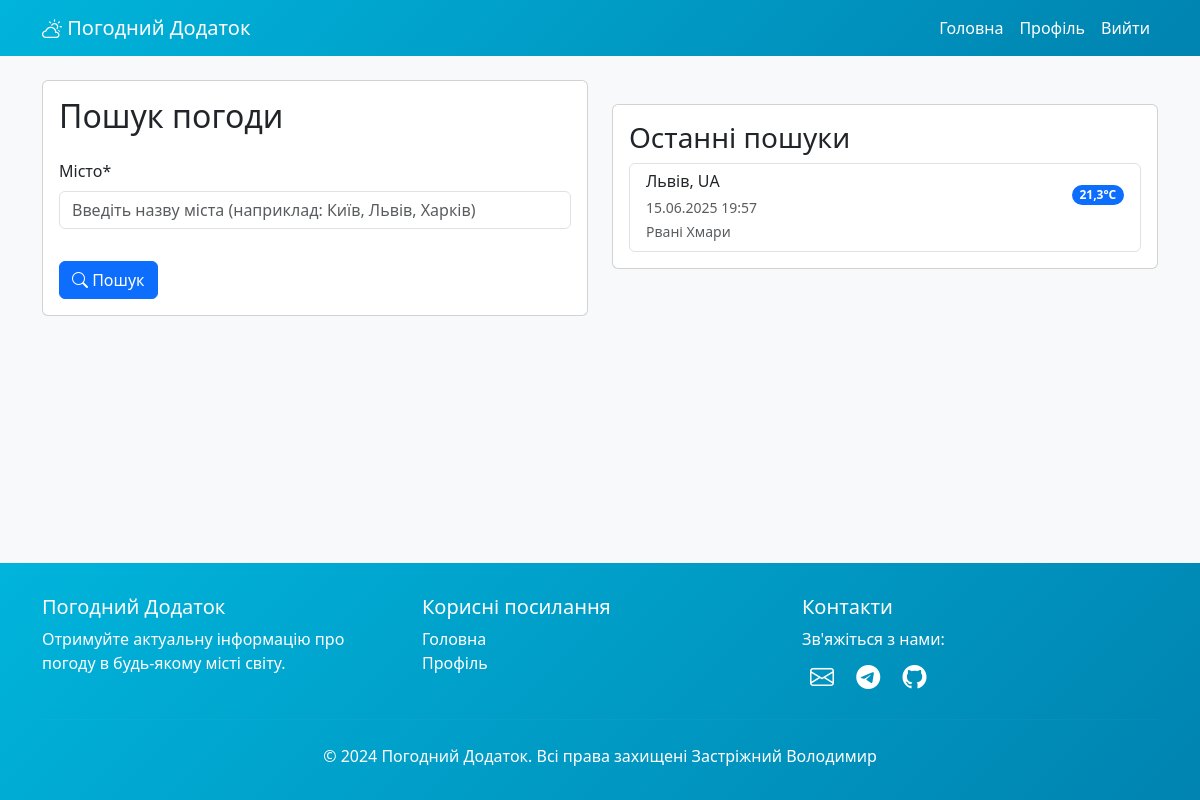
The app's page / (signed in) with its own data.
### weather/models.py (models this page shows, shortened)
class SearchHistory(models.Model):
    user = models.ForeignKey(User, on_delete=models.CASCADE, verbose_name='Користувач')
    city = models.CharField(max_length=100, verbose_name='Місто')
    country = models.CharField(max_length=100, verbose_name='Країна')
    temperature = models.FloatField(verbose_name='Температура')
    description = models.CharField(max_length=200, verbose_name='Опис погоди')
    searched_at = models.DateTimeField(auto_now_add=True, verbose_name='Дата пошуку')
    class Meta:
        verbose_name = 'Історія пошуку'
        verbose_name_plural = 'Історія пошуків'
        ordering = ['-searched_at']

### weather/views.py (the view)
# urls.py: path('', views.home, name='home'),
def home(request):
    weather_data = None
    if request.method == 'POST':
        form = WeatherSearchForm(request.POST)
        if form.is_valid():
            city = form.cleaned_data['city']
            weather_data = get_weather_data(city)
            if weather_data and request.user.is_authenticated:
                SearchHistory.objects.create(
                    user=request.user,
                    city=city,
                    country=weather_data['sys']['country'],
                    temperature=weather_data['main']['temp'],
                    description=weather_data['weather'][0]['description']
                )
    else:
        form = WeatherSearchForm()
    context = {
        'form': form,
        'weather_data': weather_data,
    }
    if request.user.is_authenticated:
        context['favorite_locations'] = FavoriteLocation.objects.filter(user=request.user)
        context['search_history'] = SearchHistory.objects.filter(user=request.user)[:5]
    return render(request, 'weather/home.html', context)

### weather/forms.py
class WeatherSearchForm(forms.Form):
    city = forms.CharField(
        max_length=100,
        required=True,
        label='Місто',
        widget=forms.TextInput(attrs={
            'class': 'form-control',
            'placeholder': 'Введіть назву міста (наприклад: Київ, Львів, Харків)'
        })
    )

### weather/templates/weather/home.html (shortened to what this page needs)
{% extends 'weather/base.html' %}
{% load crispy_forms_tags %}
{% block content %}
<div class="row">
    <div class="col-md-6">
        <div class="card">
            <div class="card-body">
                <h2 class="card-title mb-4">Пошук погоди</h2>
                <form method="post">
                    {{ form|crispy }}
                    <button type="submit" class="btn btn-primary mt-3">
                        <i class="bi bi-search"></i> Пошук
                    </button>
                </form>
            </div>
        </div>
    </div>
    <div class="col-md-6">
        {% if user.is_authenticated and search_history %}
        <div class="card mt-4">
            <div class="card-body">
                <h3 class="card-title">Останні пошуки</h3>
                <div class="list-group">
                    {% for search in search_history %}
                    <div class="list-group-item">
                        <div class="d-flex justify-content-between align-items-center">
                            <div>
                                <h6 class="mb-1">{{ search.city }}, {{ search.country }}</h6>
                                <small class="text-muted">{{ search.searched_at|date:"d.m.Y H:i" }}</small>
                            </div>
                            <span class="badge bg-primary rounded-pill">{{ search.temperature|floatformat:1 }}°C</span>
                        </div>
                        <small class="text-muted">{{ search.description|title }}</small>
                    </div>
                    {% endfor %}
                </div>
            </div>
        </div>
        {% endif %}
    </div>
</div>
{% endblock %}

### weather/templates/weather/base.html (shortened to what this page needs)
<!DOCTYPE html>
<html lang="uk">
<head>
    <link href="https://cdn.jsdelivr.net/npm/bootstrap@5.3.0/dist/css/bootstrap.min.css" rel="stylesheet">
    <link rel="stylesheet" href="https://cdn.jsdelivr.net/npm/bootstrap-icons@1.11.0/font/bootstrap-icons.css">
</head>
<body>
    <nav class="navbar navbar-expand-lg navbar-dark mb-4">
        <div class="container">
            <a class="navbar-brand" href="{% url 'home' %}">
                <i class="bi bi-cloud-sun"></i> Погодний Додаток
            </a>
            <div class="collapse navbar-collapse" id="navbarNav">
                <ul class="navbar-nav ms-auto">
                    <li class="nav-item">
                        <a class="nav-link" href="{% url 'home' %}">Головна</a>
                    </li>
                    {% if user.is_authenticated %}
                        <li class="nav-item">
                            <a class="nav-link" href="{% url 'profile' %}">Профіль</a>
                        </li>
                        <li class="nav-item">
                            <a class="nav-link" href="{% url 'logout' %}">Вийти</a>
                        </li>
                    {% endif %}
                </ul>
            </div>
        </div>
    </nav>
    <div class="main-content">
        <div class="container">
            {% block content %}
            {% endblock %}
        </div>
    </div>
    <footer class="footer">
        <div class="container">
            <div class="row">
                <div class="col-md-4 mb-4 mb-md-0">
                    <h5>Погодний Додаток</h5>
                    <p class="mb-0">Отримуйте актуальну інформацію про погоду в будь-якому місті світу.</p>
                </div>
                <div class="col-md-4 mb-4 mb-md-0">
                    <h5>Корисні посилання</h5>
                    <ul class="list-unstyled">
                        <li><a href="{% url 'home' %}">Головна</a></li>
                        {% if user.is_authenticated %}
                            <li><a href="{% url 'profile' %}">Профіль</a></li>
                        {% else %}
                            <li><a href="{% url 'login' %}">Увійти</a></li>
                            <li><a href="{% url 'register' %}">Реєстрація</a></li>
                        {% endif %}
                    </ul>
                </div>
                <div class="col-md-4">
                    <h5>Контакти</h5>
                    <p class="mb-2">Зв'яжіться з нами:</p>
                    <div class="footer-social">
                        <a href="#" class="me-3"><i class="bi bi-envelope"></i></a>
                        <a href="#" class="me-3"><i class="bi bi-telegram"></i></a>
                        <a href="#" class="me-3"><i class="bi bi-github"></i></a>
                    </div>
                </div>
            </div>
            <hr class="mt-4 mb-4" style="border-color: rgba(255,255,255,0.1);">
            <div class="row">
                <div class="col-12 text-center">
                    <p class="mb-0">&copy; 2024 Погодний Додаток. Всі права захищені Застріжний Володимир</p>
                </div>
            </div>
        </div>
    </footer>
</body>
</html>

### weather/templates/weather/base.html (style rules this page uses)
body { background-color: #f8f9fa; min-height: 100vh; display: flex; flex-direction: column; }
.navbar { background: linear-gradient(135deg, #00b4db, #0083b0); }
.navbar-brand, .nav-link { color: white !important; }
.footer { background: linear-gradient(135deg, #00b4db, #0083b0); color: white; padding: 2rem 0; margin-top: auto; }
.footer a { color: white; text-decoration: none; }
.footer-social { font-size: 1.5rem; margin: 0 0.5rem; }
.main-content { flex: 1; padding-bottom: 2rem; }

### records on screen
SearchHistory: city "Львів", country "UA", searched_at "15.06.2025 19:57", temperature "21,3", description "Рвані Хмари"
